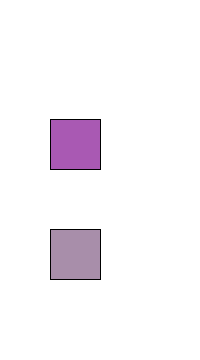
Frame 1 (no input)
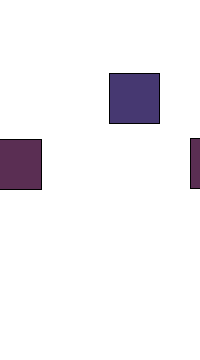
Frame 60 (the mouse pressed at the canvas centre just before this capture)
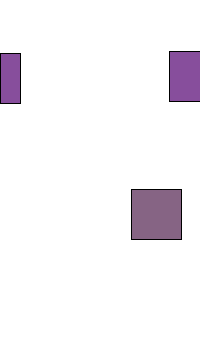
Frame 120 (the mouse held since frame 60 and released just before this capture)

The Processing sketch that drew these frames (run headless with seeded random() and noise(); from frame 60 on, the mouse is pressed at the canvas centre):

// Processing sketch: coursework_exercise_1_extra_credit
// ── coursework_exercise_1_extra_credit.pde
int x1 = 50;
float y1 = 180;
int x2 = 50;
float y2 = 200;

void setup()
{
  size(200,360);
  background(255);
}
void draw()
{
  background(255);
  fill(50+Math.abs(150*sin(y1/25)),50+Math.abs(50*sin(y1/25)),100+Math.abs(100*sin(y1/25)));
  rect(x1,80+50*sin(y1/25),50,50);
  x1 = x1+1;
  y1 = y1+1;
  if (x1+50>=width)
    rect(0,80+50*sin(y1/25),(x1+50-width),50);
  if (x1>=width)
    x1=0;
  fill(70+Math.abs(120*sin(y1/25)),20+Math.abs(150*sin(y1/25)),60+Math.abs(135*sin(y1/25)));
  rect(x2,180+50*sin(y2/25),50,50);
  x2 = x2-1;
  y2 = y2+1;
  if (x2<0)
    rect(width+x2, 180+50*sin(y2/25), 50,50);
  if (x2<-50)
    x2= width+x2;
}
